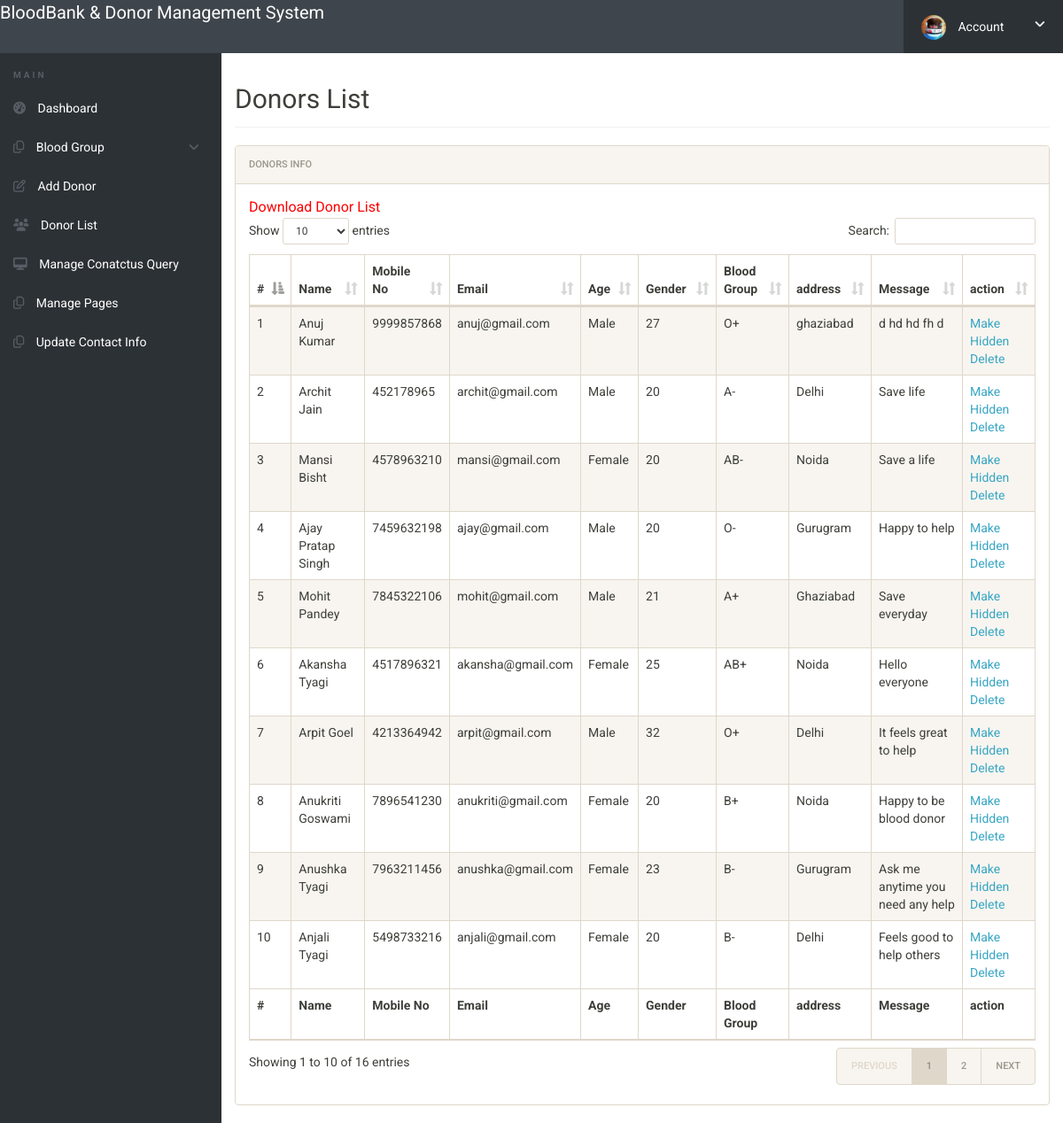
Page /bbdms/admin/donor-list.php (signed in) on the committed database.
### tables this page shows
CREATE TABLE `tblblooddonars` (
  `id` int(11) NOT NULL,
  `FullName` varchar(100) DEFAULT NULL,
  `MobileNumber` char(11) DEFAULT NULL,
  `EmailId` varchar(100) DEFAULT NULL,
  `Gender` varchar(20) DEFAULT NULL,
  `Age` int(11) DEFAULT NULL,
  `BloodGroup` varchar(20) DEFAULT NULL,
  `Address` varchar(255) DEFAULT NULL,
  `Message` mediumtext DEFAULT NULL,
  `PostingDate` timestamp NOT NULL DEFAULT current_timestamp(),
  `status` int(1) DEFAULT NULL
);

### bbdms/admin/donor-list.php (the view, shortened to what this page needs)
<?php
include('includes/config.php');
if(strlen($_SESSION['alogin'])==0)
	{
header('location:index.php');
}
else{
 ?>
<!doctype html>
<html lang="en" class="no-js">
<head>
	<link rel="stylesheet" href="css/font-awesome.min.css">
	<link rel="stylesheet" href="css/bootstrap.min.css">
	<link rel="stylesheet" href="css/dataTables.bootstrap.min.css">
	<link rel="stylesheet" href="css/bootstrap-social.css">
	<link rel="stylesheet" href="css/bootstrap-select.css">
	<link rel="stylesheet" href="css/fileinput.min.css">
	<link rel="stylesheet" href="css/awesome-bootstrap-checkbox.css">
	<link rel="stylesheet" href="css/style.css">
</head>
<body>
	<?php include('includes/header.php');?>
	<div class="ts-main-content">
		<?php include('includes/leftbar.php');?>
		<div class="content-wrapper">
			<div class="container-fluid">
				<div class="row">
					<div class="col-md-12">
						<h2 class="page-title">Donors List</h2>
						<div class="panel panel-default">
							<div class="panel-heading">Donors Info</div>
							<div class="panel-body">
				<a href="download-records.php" style="color:red; font-size:16px;">Download Donor List</a>
								<table id="zctb" class="display table table-striped table-bordered table-hover" cellspacing="0" width="100%">
									<thead>
										<tr>
										<th>#</th>
											<th>Name</th>
											<th>Mobile No</th>
											<th>Email</th>
											<th>Age</th>
											<th>Gender</th>
											<th>Blood Group</th>
											<th>address</th>
											<th>Message </th>
											<th>action </th>
										</tr>
									</thead>
									<tfoot>
										<tr>
										<th>#</th>
										<th>Name</th>
											<th>Mobile No</th>
											<th>Email</th>
											<th>Age</th>
											<th>Gender</th>
											<th>Blood Group</th>
											<th>address</th>
											<th>Message </th>
											<th>action </th>
										</tr>
									</tfoot>
									<tbody>
<?php $sql = "SELECT * from  tblblooddonars ";
$query = $dbh -> prepare($sql);
$query->execute();
$results=$query->fetchAll(PDO::FETCH_OBJ);
$cnt=1;
if($query->rowCount() > 0)
{
foreach($results as $result)
{				?>
										<tr>
											<td><?php echo htmlentities($cnt);?></td>
											<td><?php echo htmlentities($result->FullName);?></td>
											<td><?php echo htmlentities($result->MobileNumber);?></td>
											<td><?php echo htmlentities($result->EmailId);?></td>
											<td><?php echo htmlentities($result->Gender);?></td>
											<td><?php echo htmlentities($result->Age);?></td>
											<td><?php echo htmlentities($result->BloodGroup);?></td>
											<td><?php echo htmlentities($result->Address);?></td>
											<td><?php echo htmlentities($result->Message);?></td>
										<td>
<?php if($result->status==1)
{?>
<a href="donor-list.php?hidden=<?php echo htmlentities($result->id);?>" onclick="return confirm('Do you really want to hiidden this detail')"> Make Hidden</a>
<?php } else {?>
<a href="donor-list.php?public=<?php echo htmlentities($result->id);?>" onclick="return confirm('Do you really want to Public this detail')"> Make Public</a>
<?php } ?>
<a href="donor-list.php?del=<?php echo htmlentities($result->id);?>" onclick="return confirm('Do you really want to delete this record')"> Delete</a>
</td>
										</tr>
										<?php $cnt=$cnt+1; }} ?>
									</tbody>
								</table>
							</div>
						</div>
					</div>
				</div>
			</div>
		</div>
	</div>
</body>
</html>
<?php } ?>

### bbdms/admin/css/style.css (style rules this page uses)
html { font-size: 14px; }
@media only screen and (min-width: 480px) { html { font-size: 17px; } }
@media only screen and (min-width: 768px) { html { font-size: 14px; } }
body { font-size: 1em; }
a { color: #37a6c4; }
.panel { overflow: hidden; }
.page-title { padding-bottom: 15px; margin-bottom: 20px; border-bottom: 1px solid #f0f0f0; }
.ts-main-content .content-wrapper { padding-top: 15px; margin-top: 60px; }
@media only screen and (min-width: 992px) { .ts-main-content .content-wrapper { margin-left: 250px; } }

### rows in the picture
tblblooddonars: FullName "Anuj Kumar", MobileNumber "9999857868", EmailId "anuj@gmail.com", Gender "Male", Age "27", BloodGroup "O+", Address "ghaziabad", Message "d hd hd fh d"
tblblooddonars: FullName "Archit Jain", MobileNumber "452178965", EmailId "archit@gmail.com", Gender "Male", Age "20", BloodGroup "A-", Address "Delhi", Message "Save life"
tblblooddonars: FullName "Mansi Bisht", MobileNumber "4578963210", EmailId "mansi@gmail.com", Gender "Female", Age "20", BloodGroup "AB-", Address "Noida", Message "Save a life"
tblblooddonars: FullName "Ajay Pratap Singh", MobileNumber "7459632198", EmailId "ajay@gmail.com", Gender "Male", Age "20", BloodGroup "O-", Address "Gurugram", Message "Happy to help"
tblblooddonars: FullName "Mohit Pandey", MobileNumber "7845322106", EmailId "mohit@gmail.com", Gender "Male", Age "21", BloodGroup "A+", Address "Ghaziabad", Message "Save everyday"
tblblooddonars: FullName "Akansha Tyagi", MobileNumber "4517896321", EmailId "akansha@gmail.com", Gender "Female", Age "25", BloodGroup "AB+", Address "Noida", Message "Hello everyone"
tblblooddonars: FullName "Arpit Goel", MobileNumber "4213364942", EmailId "arpit@gmail.com", Gender "Male", Age "32", BloodGroup "O+", Address "Delhi", Message "It feels great to help"
tblblooddonars: FullName "Anukriti Goswami", MobileNumber "7896541230", EmailId "anukriti@gmail.com", Gender "Female", Age "20", BloodGroup "B+", Address "Noida", Message "Happy to be blood donor"
tblblooddonars: FullName "Anushka Tyagi", MobileNumber "7963211456", EmailId "anushka@gmail.com", Gender "Female", Age "23", BloodGroup "B-", Address "Gurugram", Message "Ask me anytime you need any help"
tblblooddonars: FullName "Anjali Tyagi", MobileNumber "5498733216", EmailId "anjali@gmail.com", Gender "Female", Age "20", BloodGroup "B-", Address "Delhi", Message "Feels good to help others"
